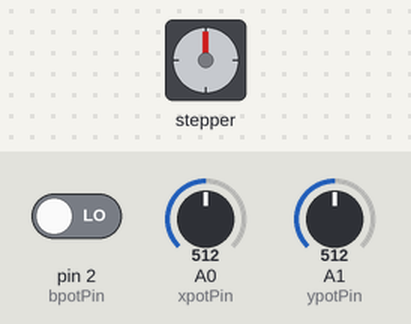
A sketch run on a simulated Arduino Uno, built with avr-gcc and run on an emulated ATmega328P. Shown: stepper motor. Wiring (inferred from the names in the program): stepper motor (2048 steps per turn assumed): coils pin 9, pin 10, pin 11, pin 12. The test bench sets the inputs (shaded band); at power-on: A0 (xpotPin) = 512, pin 2 (bpotPin) LOW, A1 (ypotPin) = 512.

Above: at 2.2 s.
2.3 s: A0 (xpotPin) set to 528
At 2.92 s:
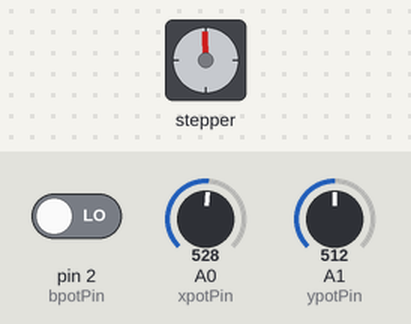
5.3 s: A0 (xpotPin) set to 716
At 6.55 s:
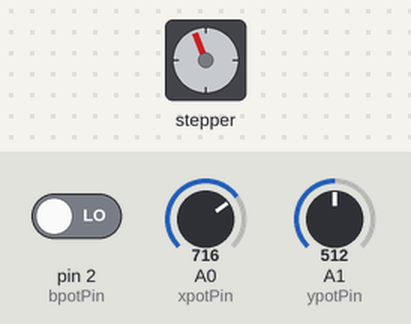
8.3 s: A0 (xpotPin) set to 802
At 8.48 s:
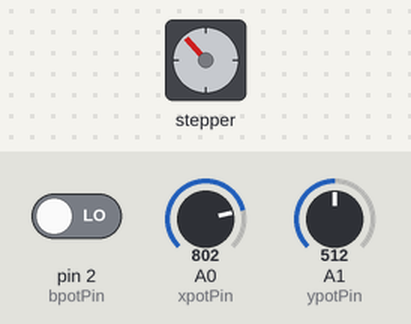
11.3 s: A0 (xpotPin) set to 828
At 12.2 s:
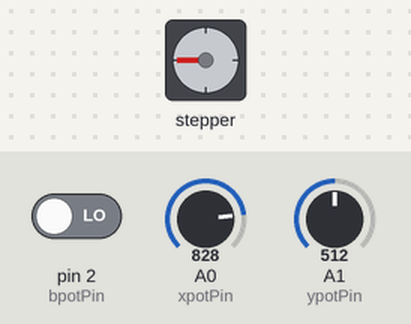
14.3 s: A0 (xpotPin) set to 893
17.3 s: A0 (xpotPin) set to 930
Timing chart, 0 to 21.3 s (numbered marks = the images above; inputs shaded):
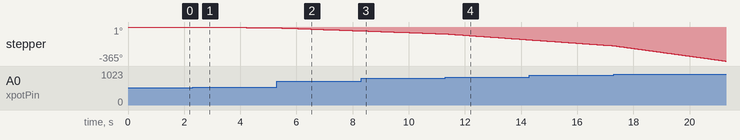

The sketch:

joystickTest.ino
```cpp
/*
 * Author: SMRAZA KEEN
 * Date:2016/6/29
 * IDE V1.6.9
 * Email:TechnicSmraza@outlook.com
 * Function:
 */
//#include <LiquidCrystal.h>
//LiquidCrystal lcd(12, 11, 5, 4, 3, 2);
#define STEPPER_PIN_1 9
#define STEPPER_PIN_2 10
#define STEPPER_PIN_3 11
#define STEPPER_PIN_4 12
int step_number = 0;
int count = 0;
int stepDir = false;


int xpotPin = A0;
int ypotPin = A1;
int bpotPin = 2;
int xval=0;       //Initialize a variable
int xvalstart=0;
int yval=0;
int yvalstart=0;
int bval=0;
int delayMs = 64;
int xvstep = 100;
void setup()
{
  Serial.begin(9600);   //Display Address
  pinMode(xpotPin,INPUT);
  xvalstart = analogRead(xpotPin);

  pinMode(ypotPin,INPUT);
  yvalstart = analogRead(xpotPin);

  pinMode(bpotPin,INPUT);

  pinMode(STEPPER_PIN_1, OUTPUT);
  pinMode(STEPPER_PIN_2, OUTPUT);
  pinMode(STEPPER_PIN_3, OUTPUT);
  pinMode(STEPPER_PIN_4, OUTPUT);
  delay(1000);
}
void loop()
{
  xval = analogRead(xpotPin);   //Read Values from the xpotPin
  yval = analogRead(ypotPin);
//  if (yval <10)
//  {
//    xvstep -= 1;
//  }
//  else if (yval > 1010)
//  {
//    xvstep += 1;
//  }
  bval = digitalRead(bpotPin);
//  Serial.print("X=");            //Display "X="
//  Serial.println(xval);
//  Serial.print("Y=");
//  Serial.println(yval);
  stepDir = (xval < xvalstart);
  xval = xval - xvalstart;
  if (xval < 0)
  {
    xval *= (0-1);
  }
  delayMs = 64;
  if (xval > 5)
  {
    while (xval >= xvstep)
    {
      xval -= xvstep;
      delayMs /= 2;
    }
    OneStep(stepDir);
  }
//  Serial.print("X=");
//  Serial.print(xval);
//  Serial.print(" delay= ");
//  Serial.print(delayMs);
//  Serial.print(" Y=");
//  Serial.print(yval);
//  Serial.print(" xvstep= ");
//  Serial.println(xvstep);
//
  delay(delayMs); //After 150ms the screen will be refreshed
}


void OneStep(bool dir){
    if(dir){
switch(step_number){
  case 0:
  digitalWrite(STEPPER_PIN_1, HIGH);
  digitalWrite(STEPPER_PIN_2, LOW);
  digitalWrite(STEPPER_PIN_3, LOW);
  digitalWrite(STEPPER_PIN_4, LOW);
  break;
  case 1:
  digitalWrite(STEPPER_PIN_1, LOW);
  digitalWrite(STEPPER_PIN_2, HIGH);
  digitalWrite(STEPPER_PIN_3, LOW);
  digitalWrite(STEPPER_PIN_4, LOW);
  break;
  case 2:
  digitalWrite(STEPPER_PIN_1, LOW);
  digitalWrite(STEPPER_PIN_2, LOW);
  digitalWrite(STEPPER_PIN_3, HIGH);
  digitalWrite(STEPPER_PIN_4, LOW);
  break;
  case 3:
  digitalWrite(STEPPER_PIN_1, LOW);
  digitalWrite(STEPPER_PIN_2, LOW);
  digitalWrite(STEPPER_PIN_3, LOW);
  digitalWrite(STEPPER_PIN_4, HIGH);
  break;
}
  }else{
    switch(step_number){
  case 0:
  digitalWrite(STEPPER_PIN_1, LOW);
  digitalWrite(STEPPER_PIN_2, LOW);
  digitalWrite(STEPPER_PIN_3, LOW);
  digitalWrite(STEPPER_PIN_4, HIGH);
  break;
  case 1:
  digitalWrite(STEPPER_PIN_1, LOW);
  digitalWrite(STEPPER_PIN_2, LOW);
  digitalWrite(STEPPER_PIN_3, HIGH);
  digitalWrite(STEPPER_PIN_4, LOW);
  break;
  case 2:
  digitalWrite(STEPPER_PIN_1, LOW);
  digitalWrite(STEPPER_PIN_2, HIGH);
  digitalWrite(STEPPER_PIN_3, LOW);
  digitalWrite(STEPPER_PIN_4, LOW);
  break;
  case 3:
  digitalWrite(STEPPER_PIN_1, HIGH);
  digitalWrite(STEPPER_PIN_2, LOW);
  digitalWrite(STEPPER_PIN_3, LOW);
  digitalWrite(STEPPER_PIN_4, LOW);


}
  }
step_number++;
  if(step_number > 3){
    step_number = 0;
  }
}
```

Measured:
- the behaviour switches between 811 and 812 on A0 (xpotPin) (found by bisection; images 3 and 4)
- after the input at 2.3 s, stepper: keeps turning counter-clockwise at about 3°/s, starting after 0.44 s
